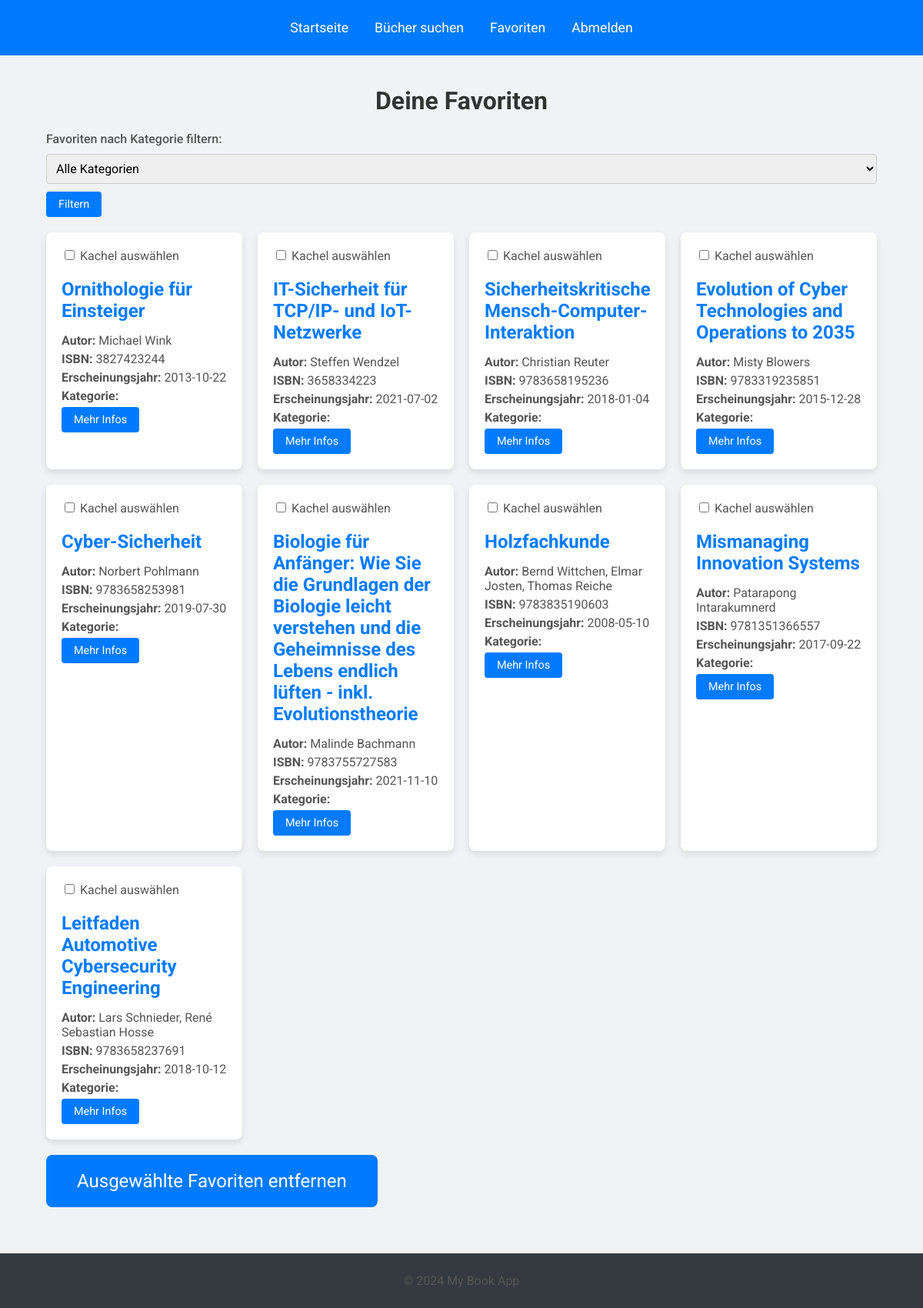
The page /favorites (signed in) on the database as committed earlier.
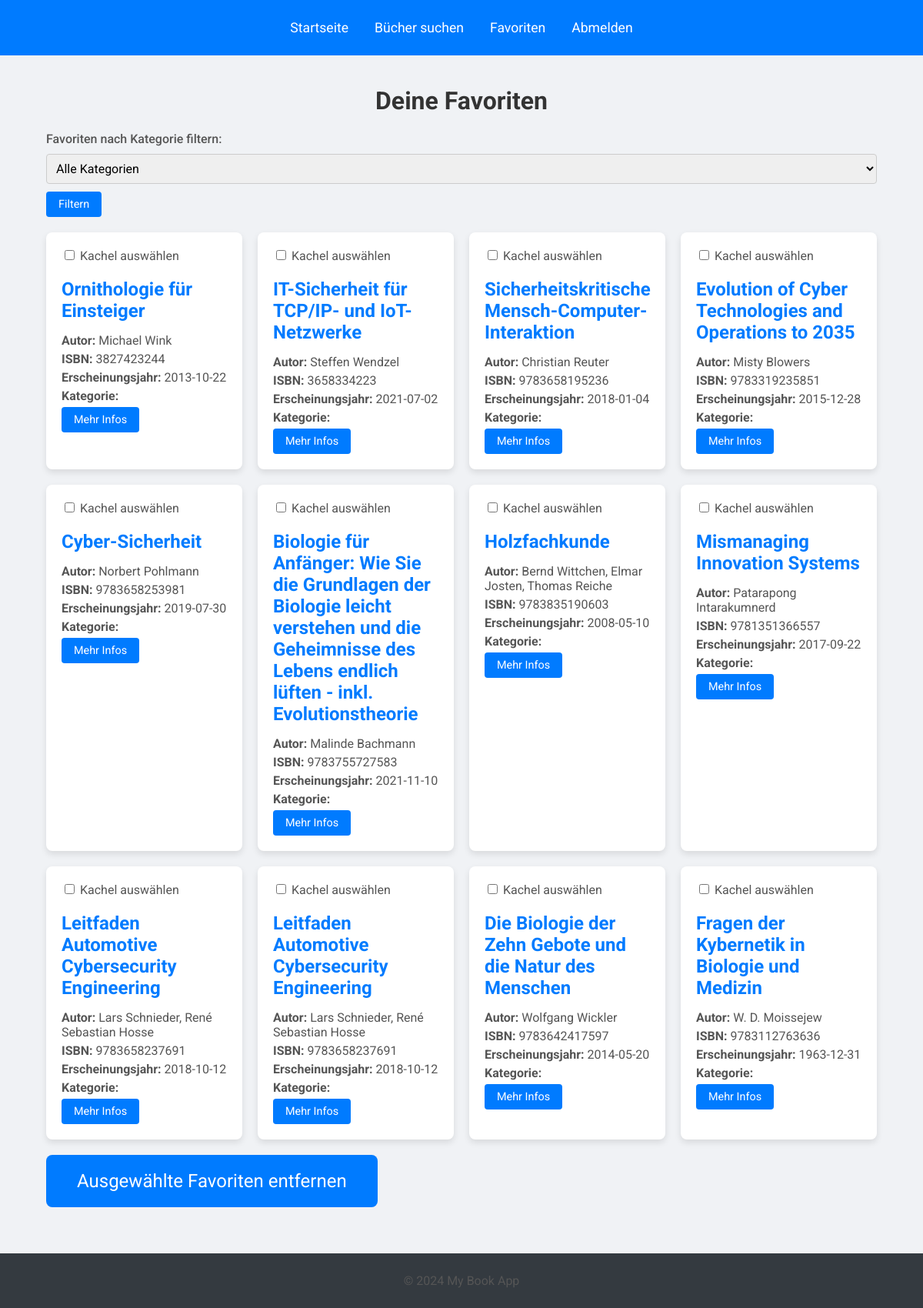
The same page on the database as committed later.
### tables this page shows
CREATE TABLE favorites (
            id INTEGER PRIMARY KEY AUTOINCREMENT,
            user_id INTEGER,
            book_title TEXT,
            author TEXT,
            isbn TEXT,
            publication_year TEXT,
            FOREIGN KEY(user_id) REFERENCES users(id)
        );

### app.py (the view, shortened to what this page needs)
@app.route('/favorites', methods=['GET', 'POST'])
def favorites():
    if 'user_id' not in session:
        return redirect('/login')  # Benutzer muss eingeloggt sein
    user_id = session['user_id']
    favorites = database.get_favorites(user_id)
    return render_template('favorites.html', favorites=favorites)

### backend/database.py (called while the page is built)
def connect_db():
    return sqlite3.connect('database.db')

def get_favorites(user_id):
    conn = connect_db()
    cur = conn.cursor()
    cur.execute("SELECT book_title, author, isbn, publication_year FROM favorites WHERE user_id = ?", (user_id,))
    favorites = cur.fetchall()
    conn.close()
    return [{'title': row[0], 'author': row[1], 'isbn': row[2], 'publication_year': row[3]} for row in favorites]

### templates/favorites.html (shortened to what this page needs)
{% extends "base.html" %}
{% block content %}
    <div class="container">
        <h1>Deine Favoriten</h1>
        <form method="GET" action="/favorites" class="filter-form">
            <label for="category">Favoriten nach Kategorie filtern:</label>
            <select name="category" id="category">
                <option value="">Alle Kategorien</option>
            </select>
            <button type="submit" class="btn-small">Filtern</button>
        </form>
        {% if favorites %}
            <form method="POST" action="/remove_favorites">
                <div class="card-container">
                    {% for book in favorites %}
                        <div class="card" id="card-{{ loop.index }}" onclick="toggleCardSelection({{ loop.index }})">
                            <label>
                                <input type="checkbox" name="selected_books" value="{{ book.isbn }}" id="checkbox-{{ loop.index }}">
                                <span>Kachel auswählen</span>
                            </label>
                            <h2>{{ book.title }}</h2>
                            <p><strong>Autor:</strong> {{ book.author }}</p>
                            <p><strong>ISBN:</strong> {{ book.isbn }}</p>
                            <p><strong>Erscheinungsjahr:</strong> {{ book.publication_year }}</p>
                            <p><strong>Kategorie:</strong> {{ book.category }}</p>
                            <button type="button" class="btn-small" onclick="toggleDescription({{ loop.index }})">Mehr Infos</button>
                        </div>
                    {% endfor %}
                </div>
                <button type="submit" class="btn-large">Ausgewählte Favoriten entfernen</button>
            </form>
        {% else %}
            <p>Du hast noch keine Favoriten gespeichert.</p>
        {% endif %}
    </div>
{% endblock %}

### templates/base.html (shortened to what this page needs)
<!DOCTYPE html>
<html lang="en">
<head>
    <link rel="stylesheet" href="/static/styles.css">
</head>
<body>
    <div class="wrapper">
        <header>
            <nav>
                <ul>
                    <li><a href="/">Startseite</a></li>
                    <li><a href="/search">Bücher suchen</a></li>
                    <li><a href="/favorites">Favoriten</a></li>
                    {% if session.user_id %}
                        <li><a href="/logout">Abmelden</a></li>
                    {% else %}
                        <li><a href="/login">Anmelden</a></li>
                        <li><a href="/register">Registrieren</a></li>
                    {% endif %}
                </ul>
            </nav>
        </header>
        <div class="content">
            {% block content %}{% endblock %}
        </div>
        <footer>
            <p>&copy; 2024 My Book App</p>
        </footer>
    </div>
</body>
</html>

### static/styles.css (style rules this page uses)
body { font-family: 'Roboto', sans-serif; background-color: #f0f2f5; margin: 0; padding: 0; color: #333; }
h1, h2 { font-weight: 700; color: #333; }
h1 { font-size: 2em; margin-top: 20px; text-align: center; }
h2 { font-size: 1.5em; margin-bottom: 15px; }
p, label { font-weight: 400; color: #555; font-size: 1em; }
a { text-decoration: none; color: inherit; }
.container { width: 90%; max-width: 1200px; margin: 0 auto; padding: 20px; text-align: center; }
.btn-large { padding: 20px 40px; font-size: 1.5em; background-color: #007BFF; color: white; border-radius: 8px; transition: background-color 0.3s ease; }
.btn-small { padding: 8px 16px; font-size: 0.9em; background-color: #007BFF; color: white; border-radius: 4px; transition: background-color 0.3s ease; }
input[type="text"], input[type="password"], select { width: 100%; padding: 10px; margin: 10px 0; border: 1px solid #ccc; border-radius: 4px; font-family: 'Roboto', sans-serif; font-size: 1em; }
button { font-family: 'Roboto', sans-serif; font-size: 1.1em; padding: 10px 20px; background-color: #007BFF; color: white; border: none; border-radius: 4px; cursor: pointer; transition: background-color 0.3s; }
.card-container { display: grid; grid-template-columns: repeat(auto-fill, minmax(250px, 1fr)); gap: 20px; margin-top: 20px; }
.card { background-color: #ffffff; border-radius: 8px; box-shadow: 0 4px 8px rgba(0, 0, 0, 0.1); padding: 20px; text-align: left; transition: transform 0.3s ease; }
.card h2 { color: #007BFF; font-size: 1.5em; }
.card p { color: #555; font-size: 1em; margin: 5px 0; }
header { background-color: #007BFF; padding: 10px 0; text-align: center; }
header nav ul { list-style-type: none; padding: 0; }
header nav ul li { display: inline; margin: 0 15px; }
header nav ul li a { color: white; text-decoration: none; font-size: 1.1em; }
footer { text-align: center; padding: 10px 0; background-color: #343a40; color: #ffffff; width: 100%; margin-top: 40px; }
.btn-large { margin-top: 20px; display: block; }
.filter-form { text-align: left; margin-bottom: 20px; }
.filter-form label { font-weight: 500; margin-right: 10px; }
.filter-form select { padding: 8px; font-size: 1em; margin-right: 10px; }
.filter-form .btn-small { padding: 8px 16px; font-size: 0.9em; background-color: #007BFF; color: white; border-radius: 4px; transition: background-color 0.3s ease; }

Rows that differ between the two databases and show on the page:
added favorites: title "Leitfaden Automotive Cybersecurity Engineering", author "Lars Schnieder, René Sebastian Hosse", isbn "9783658237691", publication_year "2018-10-12"
added favorites: title "Die Biologie der Zehn Gebote und die Natur des Menschen", author "Wolfgang Wickler", isbn "9783642417597", publication_year "2014-05-20"
added favorites: title "Fragen der Kybernetik in Biologie und Medizin", author "W. D. Moissejew", isbn "9783112763636", publication_year "1963-12-31"
